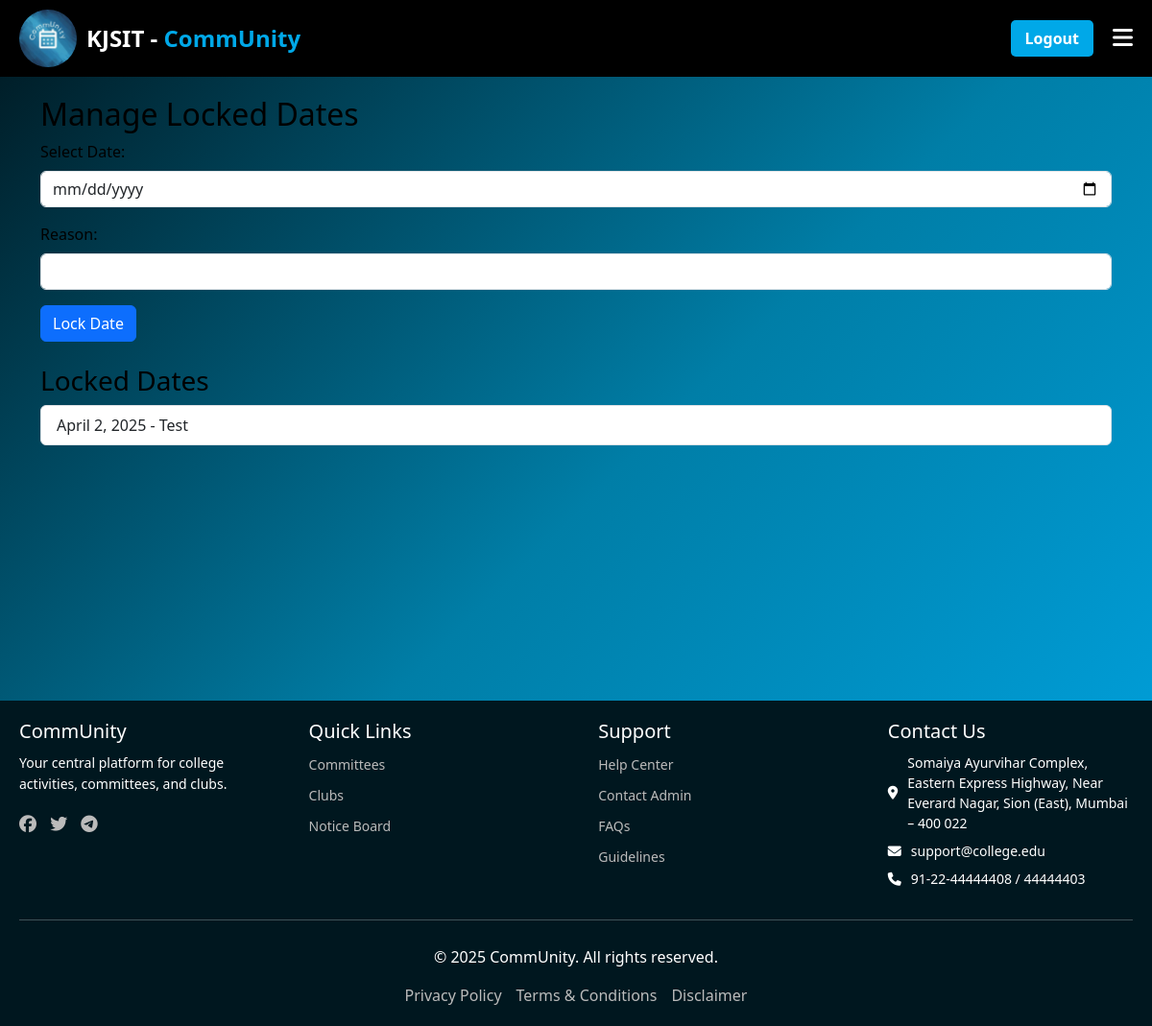
The app's page /faculty/faculty-lock-dates/, older data.
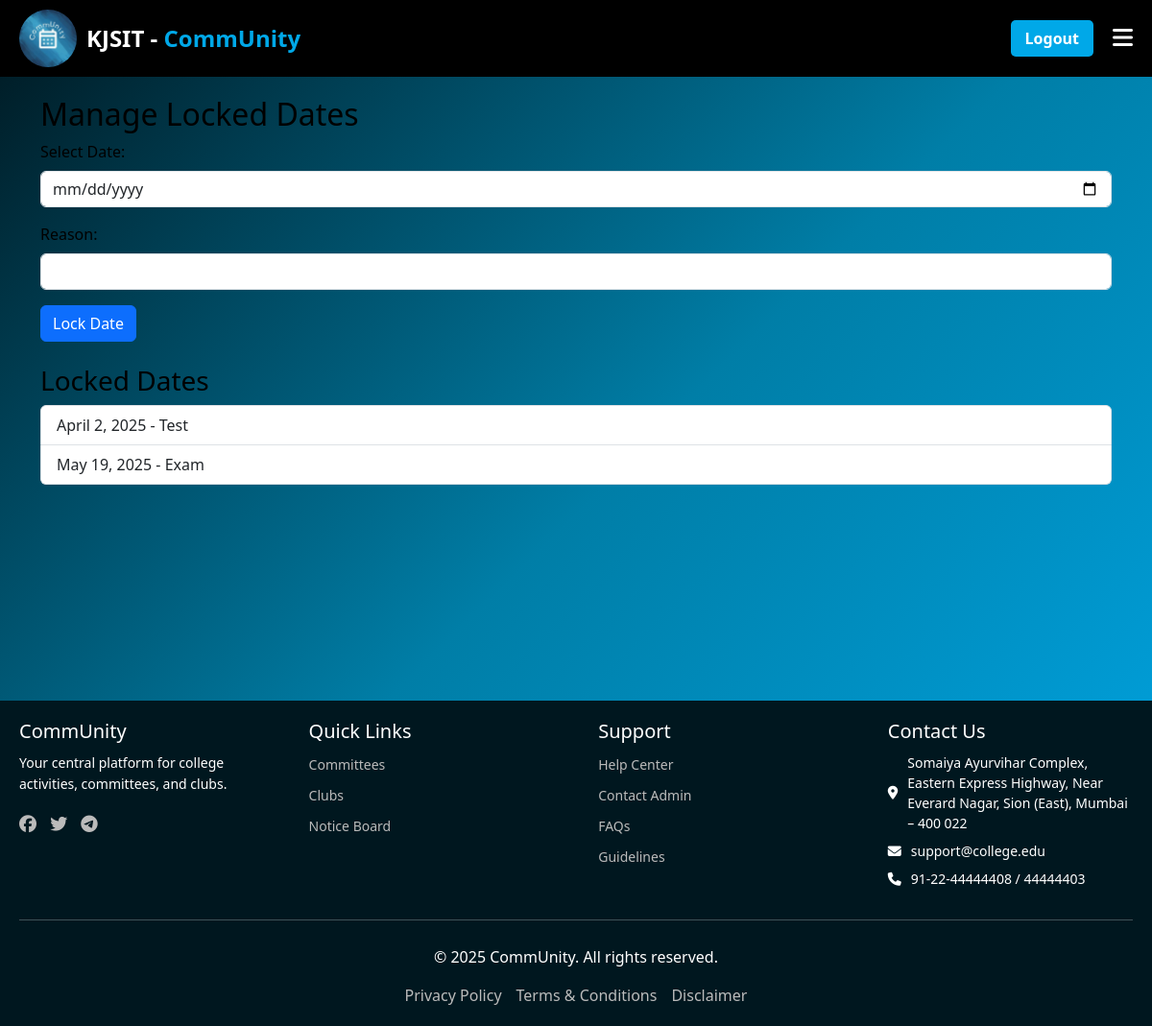
The same page, newer data.
### events/models.py (models this page shows, shortened)
class FacultyLockDate(models.Model):
    locked_date = models.DateField(unique=True)  # Ensures no duplicate locked dates
    reason = models.CharField(max_length=255, blank=True, null=True)

### faculty/views.py (the view, shortened to what this page needs)
# urls.py: path('faculty-lock-dates/', views.manage_faculty_lock_dates, name='manage_faculty_lock_dates'),
def manage_faculty_lock_dates(request):
    lock_dates = FacultyLockDate.objects.all().order_by('locked_date')
    form = FacultyLockDateForm()
    return render(request, 'faculty_lock_date.html', {'lock_dates': lock_dates, 'form': form})

### faculty/forms.py
class FacultyLockDateForm(forms.ModelForm):
    class Meta:
        model = FacultyLockDate
        fields = ['locked_date', 'reason']
        widgets = {
            'locked_date': forms.DateInput(attrs={'type': 'date', 'class': 'form-control'}),
            'reason': forms.TextInput(attrs={'class': 'form-control'}),
        }

### faculty/templates/faculty_lock_date.html (shortened to what this page needs)
{% extends 'base.html' %}
{% block content %}
<div class="container">
    <h2>Manage Locked Dates</h2>
    <form method="post">
        <div class="mb-3">
            <label for="locked_date" class="form-label">Select Date:</label>
            {{ form.locked_date }}
        </div>
        <div class="mb-3">
            <label for="reason" class="form-label">Reason:</label>
            {{ form.reason }}
        </div>
        <button type="submit" class="btn btn-primary">Lock Date</button>
    </form>
    <h3 class="mt-4 display-dates">Locked Dates</h3>
    <ul class="list-group">
        {% for date in lock_dates %}
            <li class="list-group-item">
                {{ date.locked_date }} - {{ date.reason|default:"No reason provided" }}
            </li>
        {% empty %}
            <li class="list-group-item">No locked dates yet.</li>
        {% endfor %}
    </ul>
</div>
{% endblock %}

### faculty/templates/base.html (shortened to what this page needs)
{% load static %}
<!DOCTYPE html>
<html lang="en">
<head>
    <link rel="stylesheet" href="{% static 'css/base.css' %}">
    <link href="https://cdn.jsdelivr.net/npm/bootstrap@5.3.2/dist/css/bootstrap.min.css" rel="stylesheet">
    <link rel="stylesheet" href="https://cdnjs.cloudflare.com/ajax/libs/font-awesome/6.5.1/css/all.min.css" />
</head>
<body>
    <header>
        <nav>
            <div class="logo-container">
                <img src="{% static 'images/logo.jpeg' %}" alt="CommUnity Logo" class="full-width-logo">
                <div class="logo">KJSIT - <span>CommUnity</span></div>
                <ul>
                    <li><a href="{% url 'account_logout' %}" class="logout-btn">Logout</a></li>
                </ul>
                <div>
                <i class="fas fa-bars sidebar-toggle"></i>
                </div>
            </div>
        </nav>
    </header>
    <div class="content">
        {% block content %}{% endblock content %}
    </div>
    <footer>
        <div class="footer-container">
            <div class="footer-section">
                <h3>CommUnity</h3>
                <p>Your central platform for college activities, committees, and clubs.</p>
                <div class="social-icons">
                    <a href="#"><i class="fab fa-facebook"></i></a>
                    <a href="#"><i class="fab fa-twitter"></i></a>
                    <a href="#"><i class="fab fa-telegram"></i></a>
                </div>
            </div>
            <div class="footer-section">
                <h3>Quick Links</h3>
                <ul>
                    <li><a href="{% url 'committees_list' %}">Committees</a></li>
                    <li><a href="{% url 'club_list' %}">Clubs</a></li>
                    <li><a href="#notice-board">Notice Board</a></li>
                </ul>
            </div>
            <div class="footer-section">
                <h3>Support</h3>
                <ul>
                    <li><a href="#">Help Center</a></li>
                    <li><a href="#">Contact Admin</a></li>
                    <li><a href="#">FAQs</a></li>
                    <li><a href="#">Guidelines</a></li>
                </ul>
            </div>
            <div class="footer-section">
                <h3>Contact Us</h3>
                <ul class="contact-info">
                    <li><i class="fas fa-map-marker-alt"></i> Somaiya Ayurvihar Complex, Eastern Express Highway, Near Everard Nagar, Sion (East), Mumbai – 400 022</li>
                    <li><i class="fas fa-envelope"></i> support@college.edu</li>
                    <li><i class="fas fa-phone"></i> 91-22-44444408 / 44444403</li>
                </ul>
            </div>
        </div>
        <hr>
        <div class="footer-bottom">
            <p>© 2025 CommUnity. All rights reserved.</p>
            <div class="footer-links">
                <a href="https://www.somaiya.edu.in/en/privacy-policy" target="blank">Privacy Policy</a>
                <a href="https://www.somaiya.edu.in/en/terms-and-conditions" target="balnk">Terms &amp; Conditions</a>
                <a href="https://www.somaiya.edu.in/en/disclaimer" target="blank">Disclaimer</a>
            </div>
        </div>
    </footer>
</body>
</html>
</body>
</html>

### faculty/static/css/base.css (style rules this page uses)
html { scroll-behavior: smooth; }
body { height: 100%; margin: 0; font-family: Arial, sans-serif; display: flex; flex-direction: column; background: linear-gradient(135deg, #00171F, #007EA7, #00A8E8); color: #ffffff; background-size: cover; background-attachment: fixed; }
nav { display: flex; align-items: center; justify-content: space-between; padding: 10px 20px; background: black; position: fixed; width: 100%; z-index: 1000; top: 0; }
.logo-container { display: flex; align-items: center; flex-grow: 1; }
.full-width-logo { max-height: 60px; margin-right: 10px; border-radius: 50%; object-fit: cover; }
.logo { font-size: 24px; font-weight: bold; color: white; white-space: nowrap; flex-grow: 1; }
.logo span { color: #00A8E8; }
nav ul { display: flex; align-items: center; list-style: none; margin: 0; padding: 0; }
.logout-btn { padding: 8px 15px; background: #00A8E8; border-radius: 5px; color: white; text-decoration: none; font-weight: bold; margin: 20px; }
.sidebar-toggle { font-size: 24px; cursor: pointer; color: white; margin-left: auto; }
.content { flex: 1; margin-top: 80px; padding: 20px; min-height: calc(100vh - 150px); display: flex; flex-direction: column; margin-left: 0 !important; }
footer { background: #00171F; color: #fff; padding: 20px; position: relative; width: 100%; bottom: 0; left: 0; margin-top: auto !important; margin-bottom: 0; }
.footer-container { display: flex; justify-content: space-between; flex-wrap: wrap; align-items: flex-start; }
.footer-section { width: 22%; }
.footer-section h3 { margin-bottom: 10px; font-size: 20px;; }
.footer-section ul { list-style: none; padding: 0; display: flex; flex-direction: column; gap: 8px; }
.footer-section ul li { margin: 0; }
.footer-section ul li a { color: #bbb; text-decoration: none; font-size: 14px; }
.footer-bottom { text-align: center; margin-top: 10px; padding-top: 10px; }
.footer-links { display: flex; justify-content: center; gap: 15px; }
.footer-links a { color: #bbb; text-decoration: none; }
.footer-section p { font-size: 14px; line-height: 1.6; }
.social-icons a { display: inline-block; margin-right: 10px; font-size: 18px; color: #bbb; }
.contact-info { display: flex; flex-direction: column; gap: 8px; }
.contact-info li { display: flex; align-items: center; font-size: 14px; }
.contact-info i { margin-right: 10px; }
hr { border: 0; height: 1px; background: #444; margin: 20px 0; }

### faculty/templates/faculty_lock_date.html (style rules this page uses)
h2, .display-dates, .form-label { color: black !important; }

Row changes from the older to the newer data that the page shows:
added FacultyLockDate: locked_date "May 19, 2025", reason "Exam"
